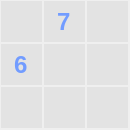
           <widget class="QFrame" name="frame_13">
            <property name="minimumSize">
             <size>
              <width>130</width>
              <height>130</height>
             </size>
            </property>
            <property name="maximumSize">
             <size>
              <width>130</width>
              <height>130</height>
             </size>
            </property>
            <property name="styleSheet">
             <string notr="true">border: none;</string>
            </property>
            <property name="frameShape">
             <enum>QFrame::StyledPanel</enum>
            </property>
            <property name="frameShadow">
             <enum>QFrame::Raised</enum>
            </property>
            <layout class="QGridLayout" name="gridLayout_8" rowstretch="0,0,0" rowminimumheight="0,0,0" columnminimumwidth="0,0,0">
             <property name="leftMargin">
              <number>0</number>
             </property>
             <property name="topMargin">
              <number>0</number>
             </property>
             <property name="rightMargin">
              <number>0</number>
             </property>
             <property name="bottomMargin">
              <number>0</number>
             </property>
             <property name="spacing">
              <number>1</number>
             </property>
             <item row="0" column="0">
              <widget class="QLineEdit" name="l55">
               <property name="minimumSize">
                <size>
                 <width>41</width>
                 <height>41</height>
                </size>
               </property>
               <property name="maximumSize">
                <size>
                 <width>41</width>
                 <height>41</height>
                </size>
               </property>
               <property name="font">
                <font>
                 <pointsize>18</pointsize>
                 <bold>true</bold>
                </font>
               </property>
               <property name="styleSheet">
                <string notr="true">background-color: rgb(227, 227, 227);
color: rgb(114, 156, 255);</string>
               </property>
               <property name="maxLength">
                <number>1</number>
               </property>
               <property name="alignment">
                <set>Qt::AlignCenter</set>
               </property>
              </widget>
             </item>
             <item row="0" column="1">
              <widget class="QLineEdit" name="l56">
               <property name="minimumSize">
                <size>
                 <width>41</width>
                 <height>41</height>
                </size>
               </property>
               <property name="maximumSize">
                <size>
                 <width>41</width>
                 <height>41</height>
                </size>
               </property>
               <property name="font">
                <font>
                 <pointsize>18</pointsize>
                 <bold>true</bold>
                </font>
               </property>
               <property name="styleSheet">
                <string notr="true">background-color: rgb(227, 227, 227);
color: rgb(114, 156, 255);</string>
               </property>
               <property name="text">
                <string>7</string>
               </property>
               <property name="maxLength">
                <number>1</number>
               </property>
               <property name="alignment">
                <set>Qt::AlignCenter</set>
               </property>
              </widget>
             </item>
             <item row="0" column="2">
              <widget class="QLineEdit" name="l57">
               <property name="minimumSize">
                <size>
                 <width>41</width>
                 <height>41</height>
                </size>
               </property>
               <property name="maximumSize">
                <size>
                 <width>41</width>
                 <height>41</height>
                </size>
               </property>
               <property name="font">
                <font>
                 <pointsize>18</pointsize>
                 <bold>true</bold>
                </font>
               </property>
               <property name="styleSheet">
                <string notr="true">background-color: rgb(227, 227, 227);
color: rgb(114, 156, 255);</string>
               </property>
               <property name="maxLength">
                <number>1</number>
               </property>
               <property name="alignment">
                <set>Qt::AlignCenter</set>
               </property>
              </widget>
             </item>
             <item row="1" column="0">
              <widget class="QLineEdit" name="l64">
               <property name="minimumSize">
                <size>
                 <width>41</width>
                 <height>41</height>
                </size>
               </property>
               <property name="maximumSize">
                <size>
                 <width>41</width>
                 <height>41</height>
                </size>
               </property>
               <property name="font">
                <font>
                 <pointsize>18</pointsize>
                 <bold>true</bold>
                </font>
               </property>
               <property name="styleSheet">
                <string notr="true">background-color: rgb(227, 227, 227);
color: rgb(114, 156, 255);</string>
               </property>
               <property name="text">
                <string>6</string>
               </property>
               <property name="maxLength">
                <number>1</number>
               </property>
               <property name="alignment">
                <set>Qt::AlignCenter</set>
               </property>
              </widget>
             </item>
             <item row="1" column="1">
              <widget class="QLineEdit" name="l65">
               <property name="minimumSize">
                <size>
                 <width>41</width>
                 <height>41</height>
                </size>
               </property>
               <property name="maximumSize">
                <size>
                 <width>41</width>
                 <height>41</height>
                </size>
               </property>
               <property name="font">
                <font>
                 <pointsize>18</pointsize>
                 <bold>true</bold>
                </font>
               </property>
               <property name="styleSheet">
                <string notr="true">background-color: rgb(227, 227, 227);
color: rgb(114, 156, 255);</string>
               </property>
               <property name="maxLength">
                <number>1</number>
               </property>
               <property name="alignment">
                <set>Qt::AlignCenter</set>
               </property>
              </widget>
             </item>
             <item row="1" column="2">
              <widget class="QLineEdit" name="l66">
               <property name="minimumSize">
                <size>
                 <width>41</width>
                 <height>41</height>
                </size>
               </property>
               <property name="maximumSize">
                <size>
                 <width>41</width>
                 <height>41</height>
                </size>
               </property>
               <property name="font">
                <font>
                 <pointsize>18</pointsize>
                 <bold>true</bold>
                </font>
               </property>
               <property name="styleSheet">
                <string notr="true">background-color: rgb(227, 227, 227);
color: rgb(114, 156, 255);</string>
               </property>
               <property name="maxLength">
                <number>1</number>
               </property>
               <property name="alignment">
                <set>Qt::AlignCenter</set>
               </property>
              </widget>
             </item>
             <item row="2" column="0">
              <widget class="QLineEdit" name="l73">
               <property name="minimumSize">
                <size>
                 <width>41</width>
                 <height>41</height>
                </size>
               </property>
               <property name="maximumSize">
                <size>
                 <width>41</width>
                 <height>41</height>
                </size>
               </property>
               <property name="font">
                <font>
                 <pointsize>18</pointsize>
                 <bold>true</bold>
                </font>
               </property>
               <property name="styleSheet">
                <string notr="true">background-color: rgb(227, 227, 227);
color: rgb(114, 156, 255);</string>
               </property>
               <property name="maxLength">
                <number>1</number>
               </property>
               <property name="alignment">
                <set>Qt::AlignCenter</set>
               </property>
              </widget>
             </item>
             <item row="2" column="1">
              <widget class="QLineEdit" name="l74">
               <property name="minimumSize">
                <size>
                 <width>41</width>
                 <height>41</height>
                </size>
               </property>
               <property name="maximumSize">
                <size>
                 <width>41</width>
                 <height>41</height>
                </size>
               </property>
               <property name="font">
                <font>
                 <pointsize>18</pointsize>
                 <bold>true</bold>
                </font>
               </property>
               <property name="styleSheet">
                <string notr="true">background-color: rgb(227, 227, 227);
color: rgb(114, 156, 255);</string>
               </property>
               <property name="maxLength">
                <number>1</number>
               </property>
               <property name="alignment">
                <set>Qt::AlignCenter</set>
               </property>
              </widget>
             </item>
             <item row="2" column="2">
              <widget class="QLineEdit" name="l75">
               <property name="minimumSize">
                <size>
                 <width>41</width>
                 <height>41</height>
                </size>
               </property>
               <property name="maximumSize">
                <size>
                 <width>41</width>
                 <height>41</height>
                </size>
               </property>
               <property name="font">
                <font>
                 <pointsize>18</pointsize>
                 <bold>true</bold>
                </font>
               </property>
               <property name="styleSheet">
                <string notr="true">background-color: rgb(227, 227, 227);
color: rgb(114, 156, 255);</string>
               </property>
               <property name="maxLength">
                <number>1</number>
               </property>
               <property name="alignment">
                <set>Qt::AlignCenter</set>
               </property>
              </widget>
             </item>
            </layout>
           </widget>
